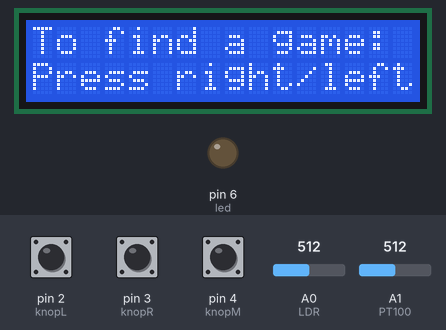
A sketch run on a simulated Arduino Uno, built with avr-gcc and run on an emulated ATmega328P. On the bench: 16×2 character LCD, output pins drawn as LEDs (lit = HIGH). Inputs (shaded band) come from the test bench; at power-on: pin 4 (knopM) HIGH, pin 2 (knopL) HIGH, pin 3 (knopR) HIGH, A0 (LDR) = 512, A1 (PT100) = 512. What the sketch prints to the serial monitor is not drawn.

Above: at 3.3 s.
3.4 s: pin 4 (knopM) pulled LOW for 2.6 s
At 5.0 s:
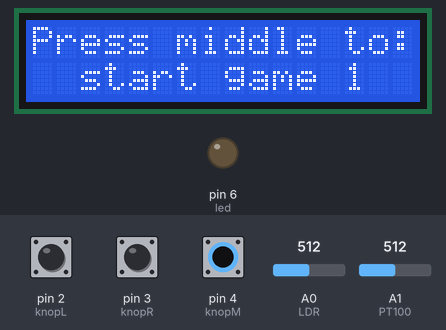
At 6.4 s:
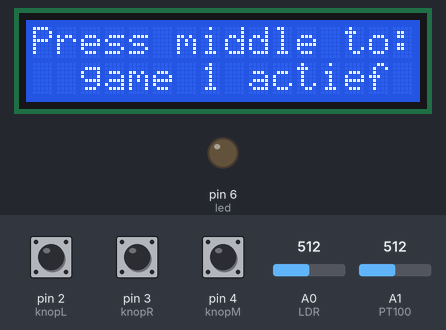
Timing chart, 0 to 7.9 s (numbered marks = the images above; inputs shaded):
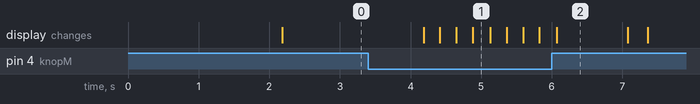

The sketch:

2.Menu-test.ino
```cpp
/*
  Name: DaRan Software
  Date: 5 februari 2021
  Author: Daan Heetkamp

  Description:
  Maak een programma dat drie spelletjes kan laten spelen. Doormiddel van de console.

  Revision: 0.9

*/

// include libraries
#include <Wire.h>
#include <LiquidCrystal_I2C.h>

// ----- Declare Constants -----

#define knopR 3
#define knopL 2
#define knopM 4
#define led 6


// ----- Declare Objects -----
LiquidCrystal_I2C lcd(0x27, 2, 1, 0, 4, 5, 6, 7, 3, POSITIVE);

// ----- Declare subroutines and/or functions -----


// ----- Declare Global Variables -----
int aantalDrukken = 1; //het aantal keer drukken staat standaard op 0 dus beginscherm.
int laatsteMenu = 0; //de plek waar het menu voor het laatste was.
int laatsteDruk = 1; // laatste case
int gedrukt = 1;
bool activeren = LOW; //hiermee laat het programma weten dat een spel moet gaan beginnen.
bool isGedrukt = LOW;
bool inf = true;
int temp;
String light;
int LDR = A0;
int PT100 = A1;

// Setup
void setup()
{
  pinMode(knopR, INPUT_PULLUP);
  pinMode(knopL, INPUT_PULLUP);
  pinMode(knopM, INPUT_PULLUP);
  pinMode(LDR, INPUT);
  pinMode(PT100, INPUT);
  pinMode(led, OUTPUT);
  Serial.begin(9600);

  lcd.begin(16,2);
  lcd.home();

  lcd.setCursor(0,0);
  lcd.print(" DaRan Console  ");
  lcd.setCursor(0,2);
  lcd.print("Push the buttons");
  delay(2000);
  lcd.clear();
}

//MAIN
void loop()
{
  if (digitalRead(knopR) == HIGH) {gedrukt = 1; isGedrukt = HIGH;}
  if (digitalRead(knopL) == HIGH) {gedrukt = 2; isGedrukt = HIGH;}
  if (digitalRead(knopM) == HIGH) {gedrukt = 3; isGedrukt = HIGH;}

  if(isGedrukt == HIGH)
  {
    switch (gedrukt)
    {
      case 1:
      aantalDrukken++;

      if (aantalDrukken == 5)
      {
        aantalDrukken = 1;
      }
      break;

      case 2:
      aantalDrukken--;

      if (aantalDrukken == 0)
      {
        aantalDrukken = 4;
      }
      break;

     case 3:
     activeren = HIGH;
     break;
    }
    isGedrukt = LOW;
  }
  menu();
  delay(200);
}

void menu()
{
  if (aantalDrukken != laatsteMenu || activeren == HIGH || aantalDrukken == 1)
  {
     switch(aantalDrukken)
     {
      case 1:
      lcd.setCursor(0,0);
      lcd.print(" Press a button ");
      lcd.setCursor(0,2);
      lcd.print("                ");
      lcd.setCursor(0,2);
      lcd.print("Temp: ");

      //lcd.print(" Press a button ");
      //lcd.print("Temp: ..C   Day ");
      //lcd.print("Temp: ..C  Night");

      lcd.setCursor(6,2);
      tmp();
      lcd.print(temp); //gaat heel snel. Later oplossing voorbedenken.
      if (temp < 10) {
        lcd.setCursor(8,2);
        lcd.print(" ");
        lcd.setCursor(7,2);
        lcd.print("C");
      } else {
        lcd.setCursor(8,2);
        lcd.print("C");
      }

      lght();

      if (light == "Night") {
        lcd.setCursor(11,2);
      }
      else {
        lcd.setCursor(11,2);
        lcd.print("     "); //deze twee omdat anders night nog kan blijven staan. Kan ook met een laatste maar dan moet er een nieuwe var komen.
        lcd.setCursor(12,2);
      }

      lcd.print(light);

      if(activeren == HIGH)
      {
       lcd.setCursor(0,0);
       lcd.print("To find a game: ");
       lcd.setCursor(0,2);
       lcd.print("Press right/left");
       delay(2000);
       aantalDrukken = 1;
       lcd.clear();
       activeren = LOW;
      }
      break;

      case 2:
      Serial.print("Menu 2");
      Serial.print("\n");

      lcd.setCursor(0,0);
      lcd.print("Press middle to:");
      lcd.setCursor(0,2);
      lcd.print("  start game 1  ");

      if(activeren == HIGH)
      {
       Serial.print("2 actief");
       Serial.print("\n");
       lcd.setCursor(0,2);
       lcd.print("  game 1 actief ");
       delay(1000);
       aantalDrukken = 1;
       lcd.clear();
       activeren = LOW;
      }
      break;

      case 3:
      Serial.print("Menu 3");
      Serial.print("\n");

      lcd.setCursor(0,0);
      lcd.print("Press middle to:");
      lcd.setCursor(0,2);
      lcd.print("  start game 2  ");

      if(activeren == HIGH)
      {
       Serial.print("3 actief");
       Serial.print("\n");
       lcd.setCursor(0,2);
       lcd.print("  game 2 actief ");
       delay(1000);
       aantalDrukken = 1;
       lcd.clear();
       activeren = LOW;
      }
      break;

      case 4:
      Serial.print("Menu 4");
      Serial.print("\n");

      lcd.setCursor(0,0);
      lcd.print("Press middle to:");
      lcd.setCursor(0,2);
      lcd.print("  start game 3  ");

      if(activeren == HIGH)
      {
       Serial.print("4 actief");
       Serial.print("\n");
       lcd.setCursor(0,2);
       lcd.print("  game 3 actief ");
       delay(1000);
       aantalDrukken = 1;
       lcd.clear();
       activeren = LOW;
      }
      break;
     }
    laatsteMenu = aantalDrukken;
  }
}

void tmp()
{
  temp = analogRead(PT100);
  // 0-5V komt binnen. 0= 0 graden en 5 = 100 graden. 5V is 1023.
  //om de waardes terug te brengen naar voltage moet er een berekening gedaan worden.
  float a = temp * (100 / 1023.0); //nu wordt de waarde van 1023 veranderd naar 0-100C
  temp = round(a);
  return temp;
}

String lght()
{
  int a = analogRead(LDR);
  //Serial.print(a);
  //Serial.print("\n");
  if (a <= 10) //ligt eraan hoe aangesloten. Kan ook boven de 1000 zijn.
  {
    light = "Night";
  }
  else
  {
    light = "Day";
  }
  return light;
}
```

Measured:
- after the input at 3.4 s, the display: first differs from a run without the input after 1.0 s (image 1 shows a later state)
